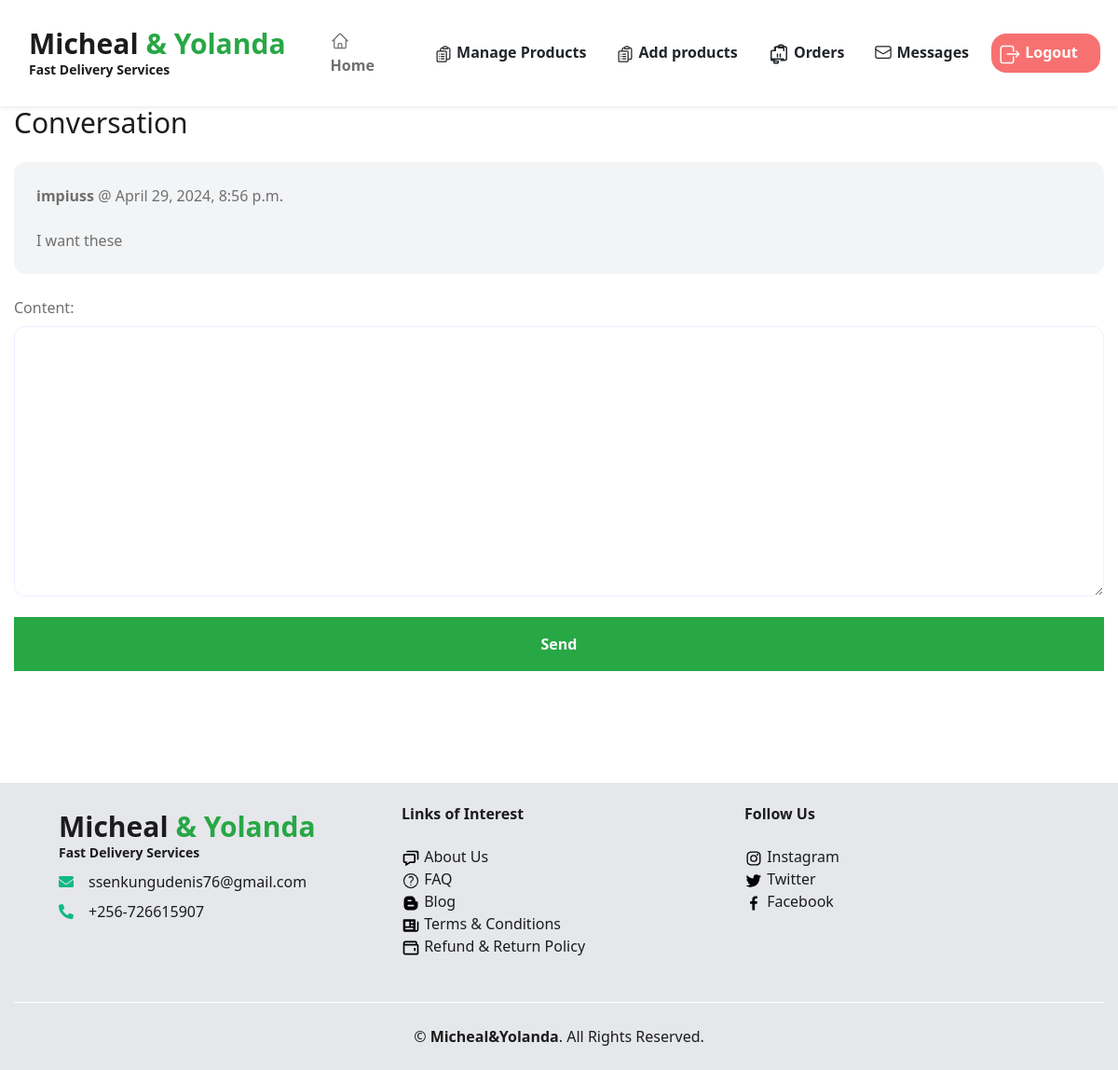
Page /business/5/ (signed in) on the earlier database version.
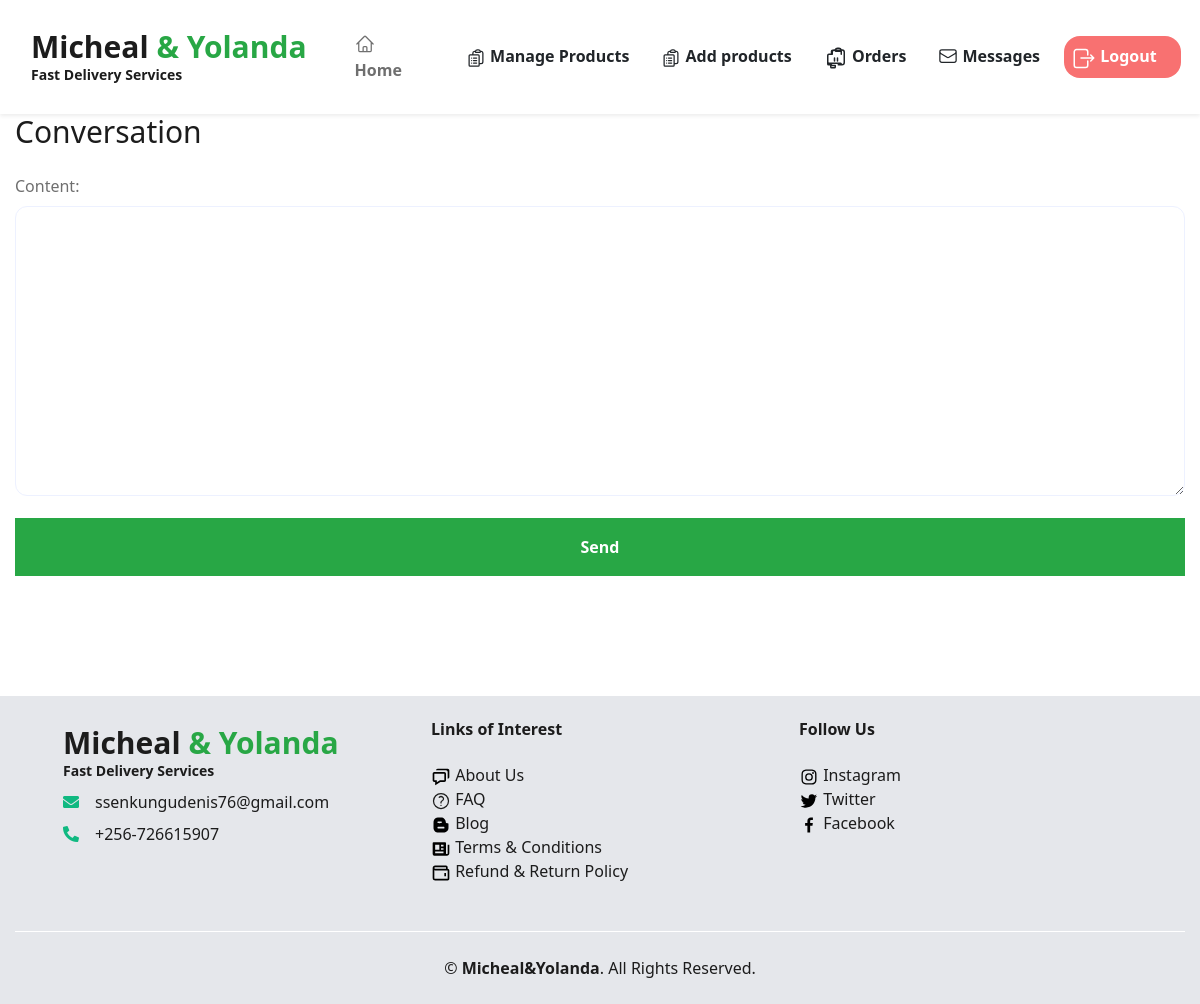
Same page on the later database version.
### chart/models.py (models this page shows)
class ConversationMessage(models.Model):
    conversation = models.ForeignKey(Conversation, related_name='messages', on_delete=models.CASCADE)
    content = models.TextField()
    created_at = models.DateTimeField(auto_now_add=True)
    created_by = models.ForeignKey(User, related_name='created_messages', on_delete=models.CASCADE)

### user/models.py (models this page shows)
class User(AbstractUser):
    email = models.EmailField(unique=True)
    is_customer = models.BooleanField(default=False)
    is_business = models.BooleanField(default=False)

### business/views.py (the view)
# urls.py: path('<int:pk>/',cdetail, name='cdetail'),
@login_required
def cdetail(request, pk):
    conversation = Conversation.objects.filter(members__in=[request.user.id]).get(pk=pk)
    if request.method == 'POST':
        form = ConversationMessageForm(request.POST)
        if form.is_valid():
            conversation_message = form.save(commit=False)
            conversation_message.conversation = conversation
            conversation_message.created_by = request.user
            conversation_message.save()
            conversation.save()
            return redirect('business:cdetail', pk=pk)
    else:
        form = ConversationMessageForm()
    return render(request, 'bus/cdetail.html', {
        'conversation': conversation,
        'form': form
    })

### business/forms.py
class ConversationMessageForm(forms.ModelForm):
    class Meta:
        model = ConversationMessage
        fields = ('content',)
        widgets = {
            'content': forms.Textarea(attrs={
                'class': 'w-full py-4 px-6 rounded-xl border'
            })
        }

### cart/cart.py (called while the page is built)
    def __len__(self):
        return sum(item['quantity'] for item in self.cart.values())

### cart/context_processors.py (called while the page is built)
def cart(request):
    return {'cart': Cart(request)}

def cart_count(request):
    cart = Cart(request)
    return {'cart_count': len(cart)}

### jumia/context_processors.py (called while the page is built)
def categories(request):
    cat = Categories.objects.all()
    return {'cat': cat}

### business/templates/bus/cdetail.html (shortened to what this page needs)
{% extends 'bus/board.html' %}
{% block content %}
<h1 class="mb-6 text-3xl">Conversation</h1>
<div class="space-y-6">
    {% for message in conversation.messages.all %}
        <div class="p-6 flex {% if message.created_by == request.user %}bg-blue-100{% else %}bg-gray-100{% endif %} rounded-xl">
            <div>
                <p class="mb-4"><strong>{{ message.created_by.username }}</strong> @ {{ message.created_at }}</p>
                <p>{{ message.content }}</p>
            </div>
        </div>
    {% endfor %}
</div>
<form method="post" action="." class="mt-6">
    {{ form.as_p }}
    <button class="btn btn-block btn-success my-3 py-3 font-semibold">Send</button>
</form>
{% endblock %}

Differences in the rows shown:
removed ConversationMessage: created_by.username "impiuss", created_at "April 29, 2024, 8:56 p.m.", content "I want these"
